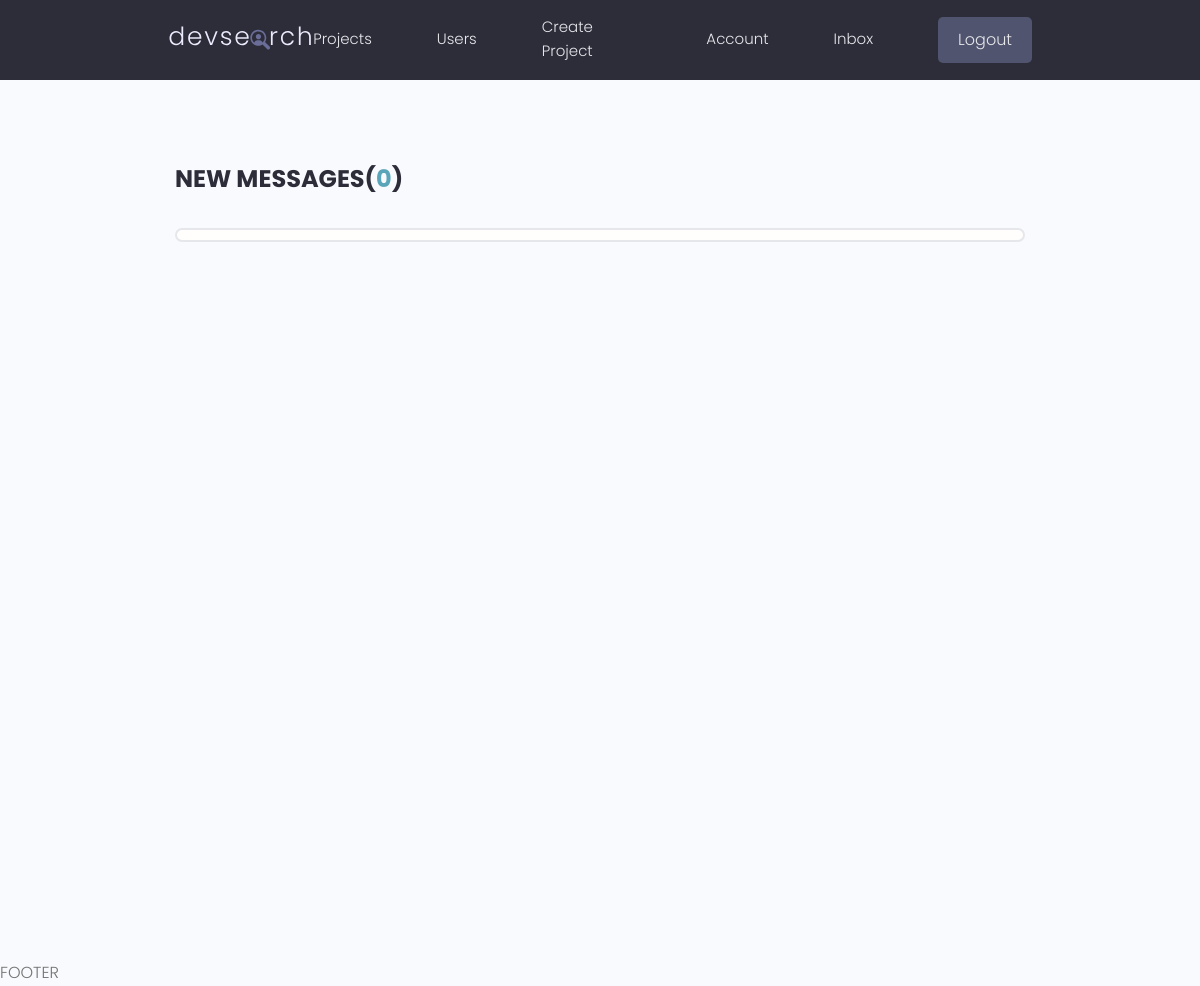
/users/inbox/ (signed in), run on an earlier commit of the app's database.
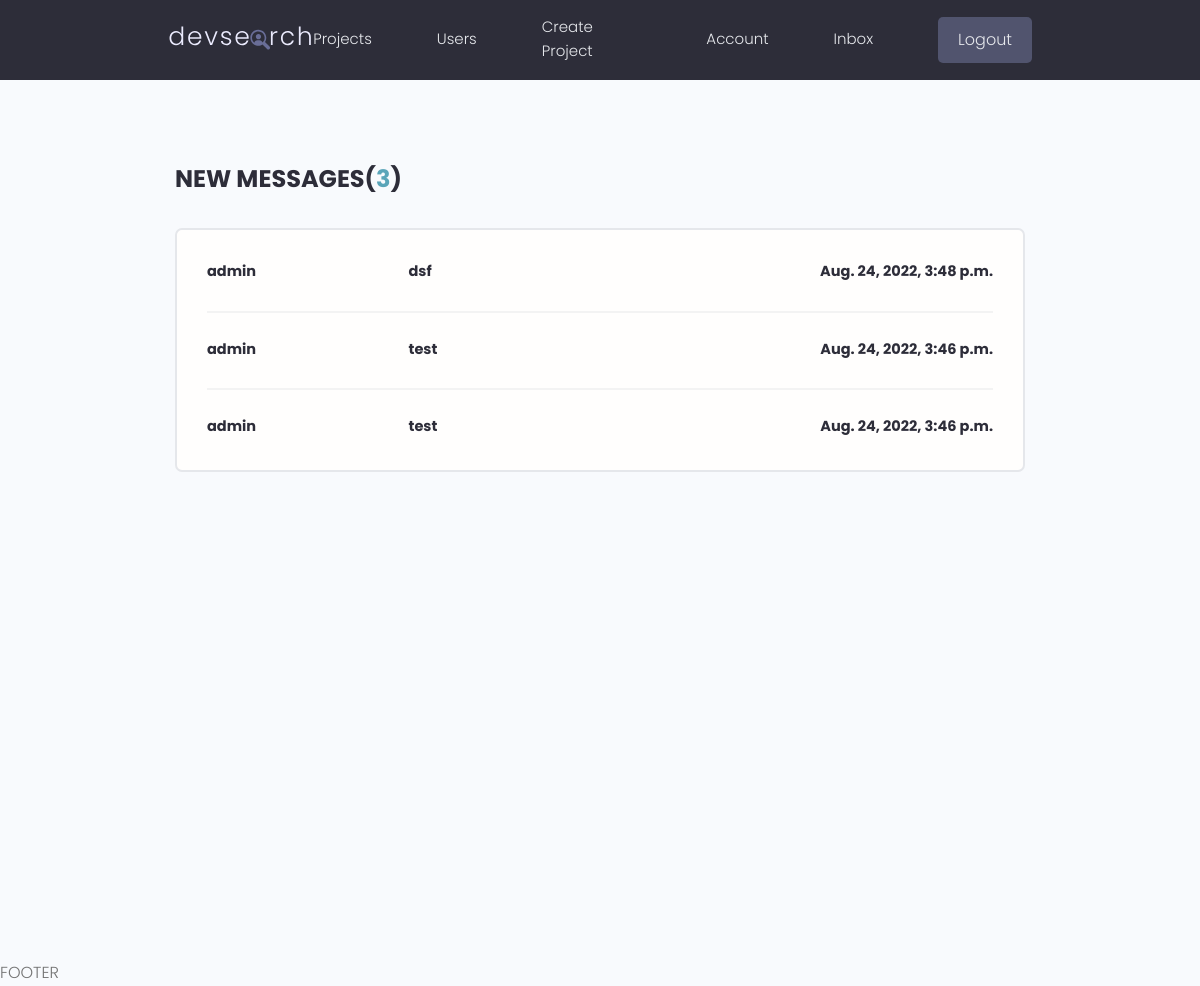
And on a later commit of the database.
### users/models.py (models this page shows, shortened)
class Message(models.Model):
    sender = models.ForeignKey(Profile, on_delete=models.SET_NULL, null=True, blank=True)
    recipient = models.ForeignKey(Profile, on_delete=models.SET_NULL, null=True, blank=True, related_name="messages")
    name = models.CharField(max_length=200, null=True, blank=True)
    email = models.EmailField(max_length=200, null=True, blank=True)
    subject = models.CharField(max_length=150, null=True, blank=True)
    body = models.TextField()
    is_read = models.BooleanField(default=False, null=True)
    created = models.DateTimeField(auto_now_add=True)
    id = models.UUIDField(default=uuid.uuid4, unique=True, primary_key=True, editable=False)
    class Meta:
        ordering = ['is_read', '-created']

### users/views.py (the view)
# urls.py: path('inbox/', views.inbox, name="inbox"),
@login_required(login_url='login')
def inbox(request):
    profile = request.user.profile
    messageRequests = profile.messages.all()
    unread = messageRequests.filter(is_read=False).count()
    context = {'messageRequests': messageRequests, 'unread': unread}
    return render(request, 'users/inbox.html', context)

### users/templates/users/inbox.html (shortened to what this page needs)
<!DOCTYPE html>
<html lang="en">
<head>
</head>
<body>
{% extends 'main.html' %}
{% load static %}
{% block content %}
  <main class="inbox my-xl">
    <div class="content-box">
      <h3 class="inbox__title">New Messages(<span>{{unread}}</span>)</h3>
      <ul class="messages">
        {% for message in messageRequests %}
        {% if message.is_read == False %}
        <li class="message message--unread">
          {% else %}
        <li class="message">
          {% endif %}
          <a href="{% url 'message' message.id %}">
            <span class="message__author">{{message.name}}</span>
            <span class="message__subject">{{message.subject}}</span>
            <span class="message__date">{{message.created}}</span>
          </a>
        </li>
        {% endfor %}
      </ul>
    </div>
  </main>
{% endblock content %}

What changed in the data, as far as the page shows it:
added Message: name "admin", subject "dsf", created "Aug. 24, 2022, 3:48 p.m."
added Message: name "admin", subject "test", created "Aug. 24, 2022, 3:46 p.m."
added Message: name "admin", subject "test", created "Aug. 24, 2022, 3:46 p.m."
Also different on the page:
{{ unread }}: "0" → "3"
